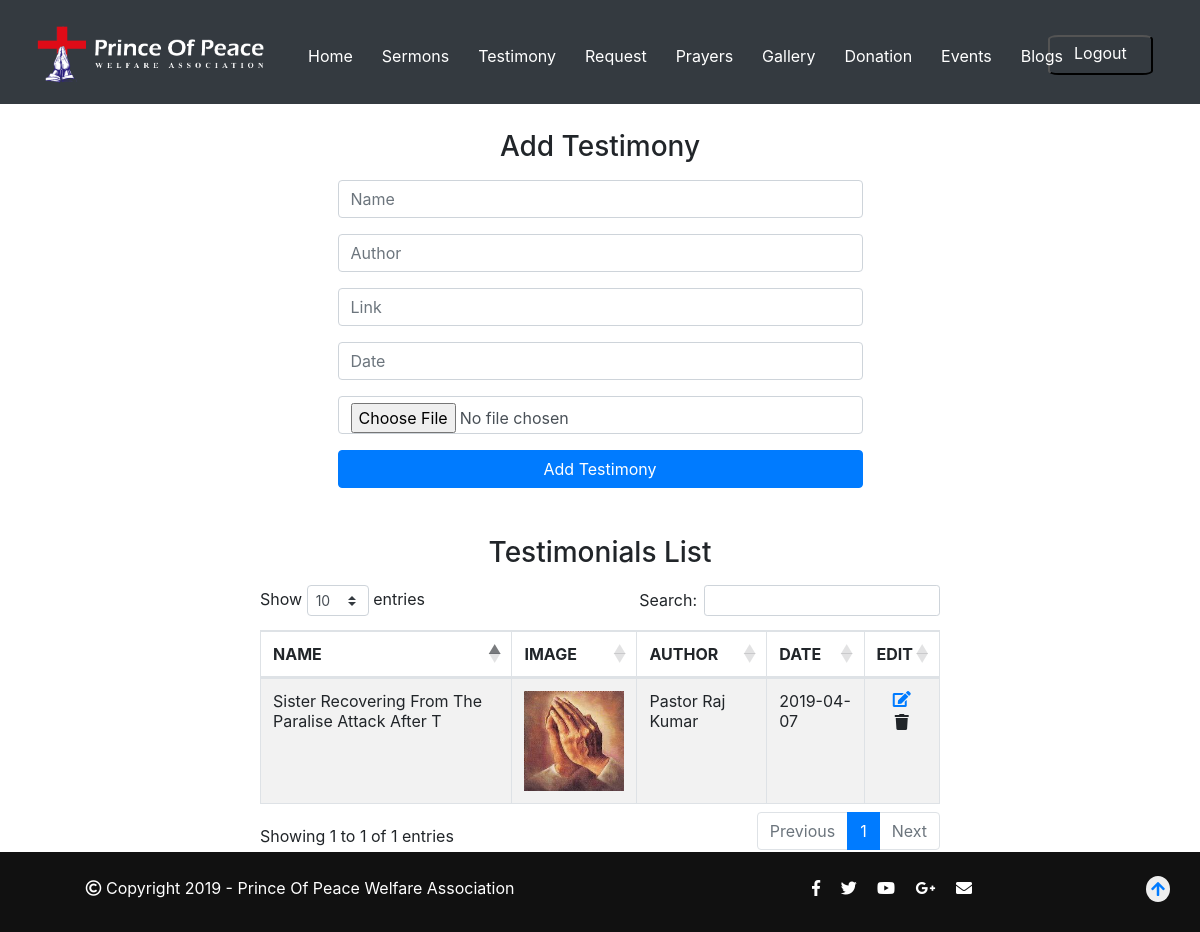
Screenshot of /admin/index.php?pg=testimony (signed in) with the database file from the repository.
### tables this page shows
CREATE TABLE `testimony` (
  `id` int(11) NOT NULL,
  `name` varchar(50) NOT NULL,
  `author` varchar(20) NOT NULL,
  `date` varchar(20) NOT NULL,
  `image` varchar(30) NOT NULL,
  `link` varchar(100) NOT NULL
);

### admin/include/functions.php (called while the page is built, shortened)
<?php
	function selectdata($col,$tbname)
	{
		$selectqry="select $col from $tbname ";
		$result=mysqli_query($GLOBALS['con'],$selectqry) or die(mysqli_error($GLOBALS['con']));
	return $result;
	}
?>

### admin/pages/testimony.php (the view, shortened to what this page needs)
<div class="container">
<div class="row">
<div class="col-md-3">
</div>
<div class="col-md-6">
<h3 class="text-center mt-5 mb-3">Add Testimony</h3>
<form method="post" enctype="multipart/form-data" >
<div class="form-group">
<input type="text" name="name" placeholder="Name" required="required" class="form-control">
</div>
<div class="form-group">
<input type="text" name="author" placeholder="Author" required="required" class="form-control">
</div>
<div class="form-group">
<input type="text" name="link" placeholder="Link" required="required" class="form-control">
</div>
<div class="form-group">
<input placeholder="Date" class="form-control" type="text" onfocus="(this.type='date')" onblur="(this.type='text')" id="date" name="date">
</div>
<div class="form-group">
<input type="file" name="fileToUpload" class="form-control ">
</div>
<input type="submit" name="addtestimony" value="Add Testimony" class="btn btn-block btn-primary">
</form>
</div>
<div class="col-md-3">
</div>
</div>
</div>
<div class="container">
<div class="row mt-3">
<div class="col-md-8 offset-2">
<h3 class="text-center mt-3 mb-3">Testimonials List</h3>
<table id="example" class="table table-striped table-bordered" style="width:100%">
<thead>
<tr>
<th>NAME</th>
<th>IMAGE</th>
<th>AUTHOR</th>
<th>DATE</th>
<th>EDIT</th>
</tr>
</thead>
<tbody>
<?php
$result=selectdata("*","testimony");
while($row=mysqli_fetch_assoc($result))
	{
?>
<tr>
<td><?php  echo $row['name']; ?></td>
<td><img src="../assets/img/testimony/<?php echo $row['image'];  ?>" height="100px" width="100px;"></td>
<td><?php echo $row['author']; ?></td>
<td><?php echo $row['date']; ?></td>
<td class="text-center"><a href="index.php?pg=updateTestimony&id=<?php echo $row['id'] ?>&image=<?php echo $row['image'] ?>"><i class="fa fa-edit"></i>
<form>
<button type="submit"  name = "delete_image_testimony"  class="btn"><i class="fa fa-trash"></i></button>
</form>
</td>
</tr>
<?php
}
?>
</tbody>
</table>
</div>
</div>
</div>

### assets/css/custom/style.css (style rules this page uses)
.row { margin-left:0; margin-right:0; }
body { margin: 0; padding-top:82px; height:100%; }
.btn { transition:0.5s ease; }

### rows the page displays
testimony: name "Sister Recovering From The Paralise Attack After T", image (picture), author "Pastor Raj Kumar", date "2019-04-07"
